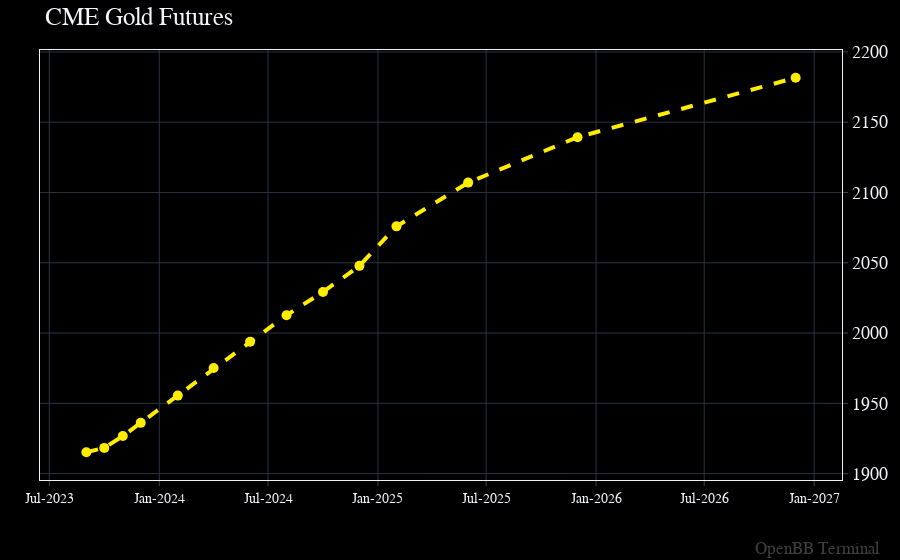

Source (notebook cell):
### Code cell
openbb.futures.curve_chart('GC')

### Figure 1 — Plotly figure (JSON) as saved in the notebook; plotly's stock layout.template omitted (floating-point values rounded to 4 significant figures)
{"data": [{"hovertemplate": "%{y}", "line": {"dash": "dash", "width": 4}, "marker": {"size": 10}, "mode": "lines+markers", "name": "CME Gold Futures", "type": "scatter", "x": ["2023-09-01T00:00:00", "2023-10-01T00:00:00", "2023-11-01T00:00:00", "2023-12-01T00:00:00", "2024-02-01T00:00:00", "2024-04-01T00:00:00", "2024-06-01T00:00:00", "2024-08-01T00:00:00", "2024-10-01T00:00:00", "2024-12-01T00:00:00", "2025-02-01T00:00:00", "2025-06-01T00:00:00", "2025-12-01T00:00:00", "2026-12-01T00:00:00"], "y": [1915.0, 1918.0, 1927.0, 1936.0, 1956.0, 1975.0, 1994.0, 2013.0, 2029.0, 2048.0, 2076.0, 2107, 2139.0, 2182.0]}], "layout": {"annotations": [{"font": {"color": "gray", "size": 17}, "opacity": 0.5, "showarrow": false, "text": "OpenBB Terminal", "x": 1, "xanchor": "right", "xref": "paper", "xshift": 40, "y": 0, "yanchor": "bottom", "yref": "paper", "yshift": -80}], "bargap": 0, "bargroupgap": 0, "barmode": "overlay", "legend": {"orientation": "v"}, "margin": {"b": 80, "l": 40, "r": 50, "t": 50}, "title": {"text": "CME Gold Futures"}, "xaxis": {"tickformat": "%b-%Y"}}}
